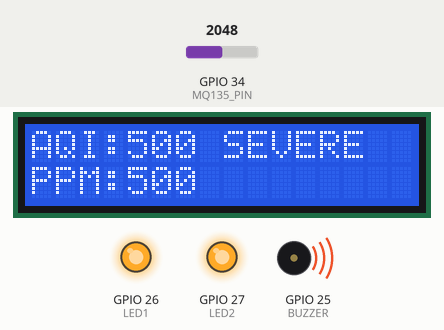
The sketch below on a simulated ESP32. On the bench: 16×2 character LCD, output pins drawn as LEDs (lit = HIGH), buzzer (waves = sounding, pin HIGH). Inputs (shaded band) come from the test bench; at power-on: GPIO 34 (MQ135_PIN) = 2048. What the sketch prints to the serial monitor is not drawn.

Above: at 1.2 s.
1.3 s: GPIO 34 (MQ135_PIN) set to 446
At 3.1 s:
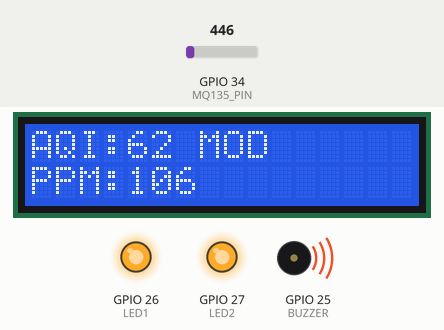
3.8 s: GPIO 34 (MQ135_PIN) set to 382
At 5.8 s:
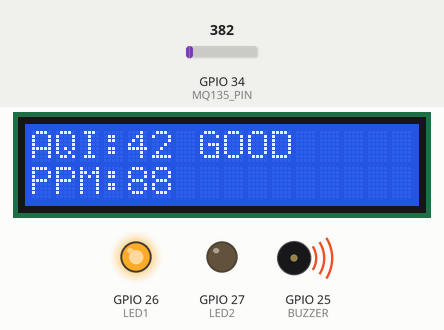
7.5 s: GPIO 34 (MQ135_PIN) set to 491
At 8.26 s:
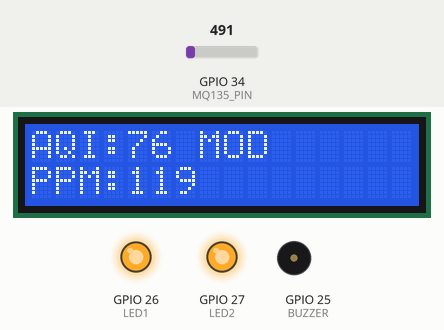
10.0 s: GPIO 34 (MQ135_PIN) set to 560
At 11.8 s:
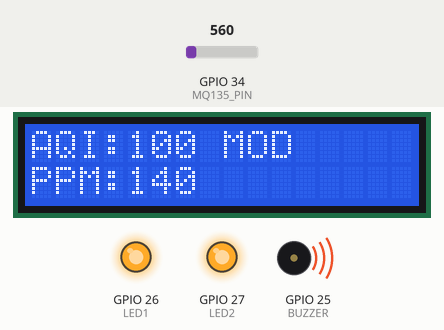
15.7 s: GPIO 34 (MQ135_PIN) set to 2047
At 17.57 s:
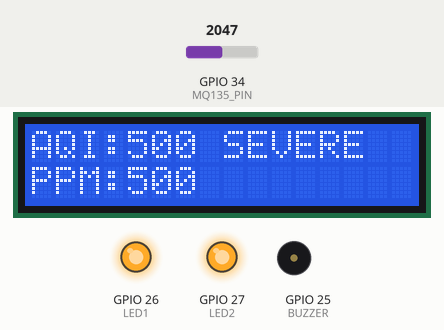
Timing chart, 0 to 19.9 s (numbered marks = the images above; inputs shaded):
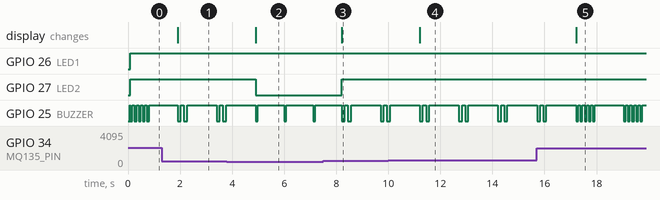

The sketch:

main.ino
```cpp
#include <Wire.h>
#include <LiquidCrystal_I2C.h>
LiquidCrystal_I2C lcd(0x27, 16, 2);
#define MQ135_PIN 34
#define BUZZER    25
#define LED1      26
#define LED2      27

int sensorValue;
int ppm;
int aqi;


String getAQILevel(int value)
{
  if (value <= 50)
    return "GOOD";
  else if (value <= 100)
    return "MOD";
  else if (value <= 200)
    return "POOR";
  else if (value <= 300)
    return "V.POOR";
  else
    return "SEVERE";
}

void setup()
{
  Serial.begin(115200);

  lcd.init();
  lcd.backlight();

  pinMode(BUZZER, OUTPUT);
  pinMode(LED1, OUTPUT);
  pinMode(LED2, OUTPUT);

  digitalWrite(BUZZER, HIGH);   // Active LOW buzzer (5V connection)
}

void loop()
{
  // Read MQ135 Analog Output
  sensorValue = analogRead(MQ135_PIN);

  Serial.print("Sensor Value : ");
  Serial.println(sensorValue);

  // Estimate PPM
  ppm = map(sensorValue, 250, 1800, 50, 500);
  ppm = constrain(ppm, 50, 500);

  // Estimate AQI
  aqi = map(ppm, 50, 500, 0, 500);

  // Display values
  lcd.clear();

  lcd.setCursor(0, 0);
  lcd.print("AQI:");
  lcd.print(aqi);
  lcd.print(" ");
  lcd.print(getAQILevel(aqi));

  lcd.setCursor(0, 1);
  lcd.print("PPM:");
  lcd.print(ppm);

  alertSystem(aqi);

  delay(1000);
}

void alertSystem(int value)
{
  if (value <= 50)
  {
    digitalWrite(LED1, HIGH);
    digitalWrite(LED2, LOW);

    digitalWrite(BUZZER, LOW);
    delay(80);
    digitalWrite(BUZZER, HIGH);
  }

  else if (value <= 100)
  {
    digitalWrite(LED1, HIGH);
    digitalWrite(LED2, HIGH);

    for (int i = 0; i < 2; i++)
    {
      digitalWrite(BUZZER, LOW);
      delay(120);
      digitalWrite(BUZZER, HIGH);
      delay(120);
    }
  }

  else if (value <= 200)
  {
    digitalWrite(LED1, LOW);
    digitalWrite(LED2, HIGH);

    for (int i = 0; i < 3; i++)
    {
      digitalWrite(BUZZER, LOW);
      delay(100);
      digitalWrite(BUZZER, HIGH);
      delay(100);
    }
  }

  else
  {
    digitalWrite(LED1, HIGH);
    digitalWrite(LED2, HIGH);

    for (int i = 0; i < 5; i++)
    {
      digitalWrite(BUZZER, LOW);
      delay(80);
      digitalWrite(BUZZER, HIGH);
      delay(80);
    }
  }
}
```

Measured:
- the behaviour switches between 409 and 408 on GPIO 34 (MQ135_PIN) (found by bisection; images 1 and 2)
- the behaviour switches between 559 and 560 on GPIO 34 (MQ135_PIN) (found by bisection; images 3 and 4)
- after the input at 1.3 s, the display: changes after 0.61 s (image 1)
- after the input at 3.8 s, GPIO 27 (LED2): HIGH → LOW after 1.1 s; the display: changes after 1.1 s (image 2)
- after the input at 7.5 s, GPIO 27 (LED2): LOW → HIGH after 0.71 s; the display: changes after 0.71 s (image 3)
- after the input at 10.0 s, the display: changes after 1.2 s (image 4)
- after the input at 15.7 s, the display: changes after 1.5 s (image 5)
- by itself, GPIO 25 (BUZZER): repeats every 1.5 s: LOW 0.12 s, HIGH 0.12 s, LOW 0.12 s, HIGH 1.1 s
